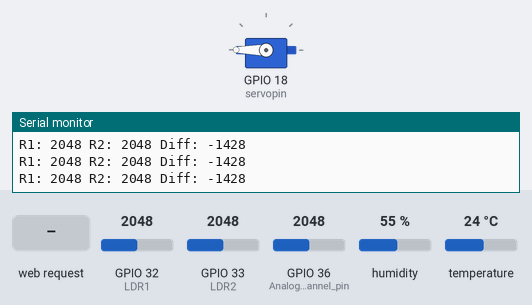
This sketch was run on a simulated ESP32. On the bench: servo, the last lines printed to the serial monitor. Inputs (shaded band) come from the test bench; at power-on: GPIO 33 (LDR2) = 2048, GPIO 32 (LDR1) = 2048, GPIO 36 (Analog_channel_pin) = 2048, humidity 55 %, temperature 24 °C.

Above: at 2.2 s.
2.3 s: GPIO 33 (LDR2) set to 243
3.8 s: GPIO 33 (LDR2) set to 211
At 4.56 s:
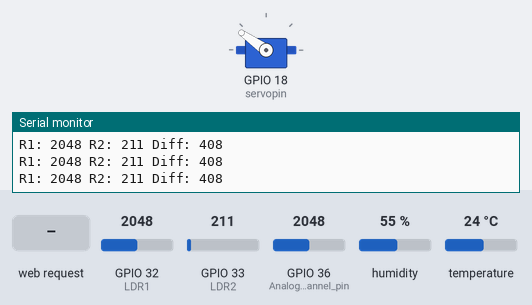
At 8.2 s:
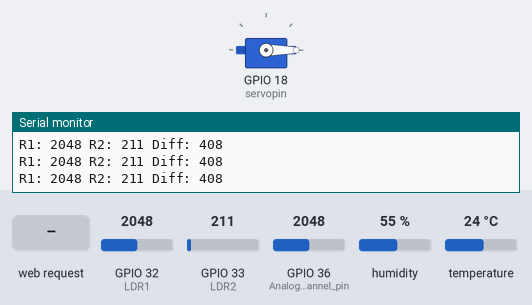
9.1 s: HTTP request GET /control?angle=120 received
12.6 s: GPIO 33 (LDR2) set to 979
14.1 s: GPIO 33 (LDR2) set to 1054
At 15.31 s:
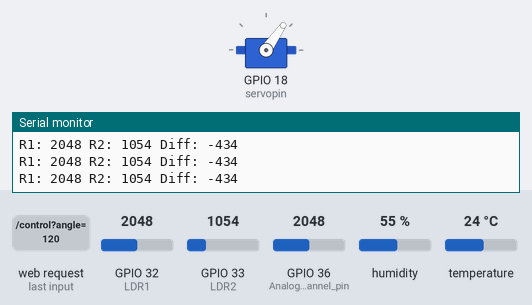
17.6 s: GPIO 32 (LDR1) set to 2209
At 18.4 s:
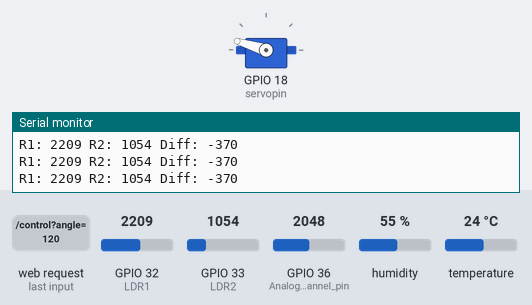
Timing chart, 0 to 20.1 s (numbered marks = the images above; inputs shaded):
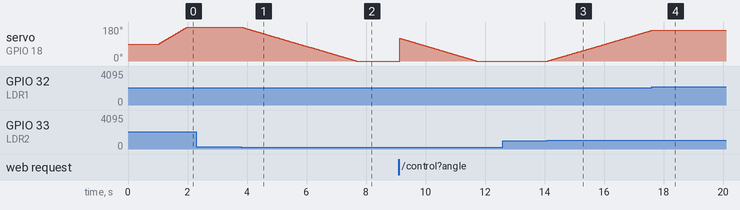

Measured:
- the behaviour switches between 220 and 219 on GPIO 33 (LDR2) (found by bisection; images 0 and 1)
- the behaviour switches between 1019 and 1020 on GPIO 33 (LDR2) (found by bisection; images 2 and 3)
- the behaviour switches between 2135 and 2136 on GPIO 32 (LDR1) (found by bisection; images 3 and 4)
- after the input at 3.8 s, servo on GPIO 18 (servopin): moves from 180° to 0° over 3.9 s, starting at once
- after the input at 14.1 s, servo on GPIO 18 (servopin): moves from 0° to 162° over 3.5 s, starting at once
- after the input at 17.6 s, servo on GPIO 18 (servopin): goes on until 17.6 s, then stays 163°

The sketch:

ElSafra.ino
```cpp
#include <WiFi.h>
#include <WebServer.h>
#include <ESP32Servo.h>
#include "DHT.h"

// ================== CONFIG ==================
#define DHTPIN 4
#define DHTTYPE DHT11

const char* ssid = "Elsafra";
const char* password = "12345678";

// Pins
int LDR1 = 32;
int LDR2 = 33;
int servopin = 18;
const int Analog_channel_pin = 36;

// ================== OBJECTS ==================
WebServer server(80);
Servo servo1;
DHT dht(DHTPIN, DHTTYPE);

// ================== STATE ==================
int currentServoAngle = 90;
bool manualControl = false;
int ldrOffset = 200;

float temperature = 0;
float humidity = 0;
float voltage_value = 0.0;

// Timing
unsigned long lastSensorMillis = 0;
const unsigned long SENSOR_INTERVAL = 1000;

// Tracking parameters
int error = 400;        // dead zone (tune this)
float Kp = 0.002;      // proportional gain (tune this)

// ================== UTIL ==================
int smoothRead(int pin) {
  int sum = 0;
  for (int i = 0; i < 5; i++) {
    sum += analogRead(pin);
    delay(2);
  }
  return sum / 5;
}

// ================== SENSOR UPDATE ==================
void updateSensors() {
  float newH = dht.readHumidity();
  float newT = dht.readTemperature();

  if (!isnan(newH)) humidity = newH;
  if (!isnan(newT)) temperature = newT;

  int ADC_VALUE = analogRead(Analog_channel_pin);
  voltage_value = ((ADC_VALUE * 3.3) / 4095.0) * 2.0;
}

// ================== TRACKING ==================
void autoAdjustServo() {
  int R1 = smoothRead(LDR1);
  int R2 = smoothRead(LDR2);

  float weight = 0.4; // Weight of R1 in the decision Making (it's always higher than R2 for some reason)

  int diff = (R1 * weight - R2) - ldrOffset;

  Serial.print("R1: "); Serial.print(R1);
  Serial.print(" R2: "); Serial.print(R2);
  Serial.print(" Diff: "); Serial.println(diff);

  if (abs(diff) < error) return;

  int adjustment = diff * Kp;

  if (adjustment == 0) {
    adjustment = (diff > 0) ? 1 : -1;
  }

  adjustment = constrain(adjustment, -3, 3);

  currentServoAngle -= adjustment;

  currentServoAngle = constrain(currentServoAngle, 0, 180);

  servo1.write(currentServoAngle);
}

// ================== API ==================
void handleStatus() {
  server.sendHeader("Access-Control-Allow-Origin", "*");

  int R1 = smoothRead(LDR1);
  int R2 = smoothRead(LDR2);

  String json = "{";
  json += "\"temperature\":" + String(temperature, 1) + ",";
  json += "\"humidity\":" + String(humidity, 1) + ",";
  json += "\"voltage\":" + String(voltage_value, 2) + ",";
  json += "\"servo\":" + String(currentServoAngle) + ",";
  json += "\"ldr1\":" + String(R1) + ",";
  json += "\"ldr2\":" + String(R2) + ",";
  json += "\"manual\":" + String(manualControl ? 1 : 0);
  json += "}";

  server.send(200, "application/json", json);
}

// Unified control endpoint
void handleControl() {
  server.sendHeader("Access-Control-Allow-Origin", "*");

  if (server.hasArg("angle")) {
    int angle = constrain(server.arg("angle").toInt(), 0, 180);
    currentServoAngle = angle;
    servo1.write(currentServoAngle);
  }

  if (server.hasArg("manual")) {
    manualControl = server.arg("manual") == "1";
  }

  server.send(200, "application/json", "{\"status\":\"ok\"}");
}

void handleNotFound() {
  server.send(404, "application/json", "{\"error\":\"Not found\"}");
}

// ================== SETUP ==================
void setup() {
  Serial.begin(115200);
  delay(1000);

  // WiFi AP mode
  WiFi.mode(WIFI_AP);
  WiFi.softAP(ssid, password);
  WiFi.softAPConfig(IPAddress(192,168,4,1), IPAddress(192,168,4,1), IPAddress(255,255,255,0));

  Serial.println("ESP32 AP Started");
  Serial.print("IP: ");
  Serial.println(WiFi.softAPIP());

  // API routes
  server.on("/status", handleStatus);
  server.on("/control", handleControl);
  server.onNotFound(handleNotFound);
  server.begin();

  // Hardware init
  servo1.attach(servopin);
  servo1.write(currentServoAngle);

  pinMode(LDR1, INPUT);
  pinMode(LDR2, INPUT);

  dht.begin();

  updateSensors();
}

// ================== LOOP ==================
void loop() {
  unsigned long now = millis();

  // Update sensors periodically
  if (now - lastSensorMillis >= SENSOR_INTERVAL) {
    lastSensorMillis = now;
    updateSensors();
  }

  // Auto tracking
  if (!manualControl) {
    autoAdjustServo();
  }

  // Handle API requests
  server.handleClient();
}
```
